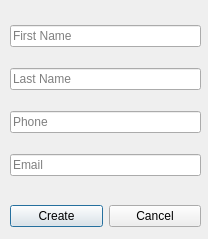
<?xml version="1.0" encoding="UTF-8"?>
<ui version="4.0">
 <class>ContactDialog</class>
 <widget class="QDialog" name="ContactDialog">
  <property name="geometry">
   <rect>
    <x>0</x>
    <y>0</y>
    <width>208</width>
    <height>239</height>
   </rect>
  </property>
  <property name="windowTitle">
   <string>Dialog</string>
  </property>
  <widget class="QWidget" name="">
   <property name="geometry">
    <rect>
     <x>10</x>
     <y>10</y>
     <width>191</width>
     <height>181</height>
    </rect>
   </property>
   <layout class="QVBoxLayout" name="verticalLayout">
    <item>
     <widget class="QLineEdit" name="firstNameEdit">
      <property name="placeholderText">
       <string>First Name</string>
      </property>
     </widget>
    </item>
    <item>
     <widget class="QLineEdit" name="lastNameEdit">
      <property name="placeholderText">
       <string>Last Name</string>
      </property>
     </widget>
    </item>
    <item>
     <widget class="QLineEdit" name="phoneEdit">
      <property name="placeholderText">
       <string>Phone</string>
      </property>
     </widget>
    </item>
    <item>
     <widget class="QLineEdit" name="emailEdit">
      <property name="placeholderText">
       <string>Email</string>
      </property>
     </widget>
    </item>
   </layout>
  </widget>
  <widget class="QWidget" name="">
   <property name="geometry">
    <rect>
     <x>10</x>
     <y>200</y>
     <width>191</width>
     <height>32</height>
    </rect>
   </property>
   <layout class="QHBoxLayout" name="horizontalLayout">
    <item>
     <widget class="QPushButton" name="createButton">
      <property name="text">
       <string>Create</string>
      </property>
     </widget>
    </item>
    <item>
     <widget class="QPushButton" name="cancelButton">
      <property name="text">
       <string>Cancel</string>
      </property>
     </widget>
    </item>
   </layout>
  </widget>
 </widget>
 <resources/>
 <connections>
  <connection>
   <sender>cancelButton</sender>
   <signal>clicked()</signal>
   <receiver>ContactDialog</receiver>
   <slot>close()</slot>
   <hints>
    <hint type="sourcelabel">
     <x>156</x>
     <y>215</y>
    </hint>
    <hint type="destinationlabel">
     <x>103</x>
     <y>119</y>
    </hint>
   </hints>
  </connection>
 </connections>
</ui>
